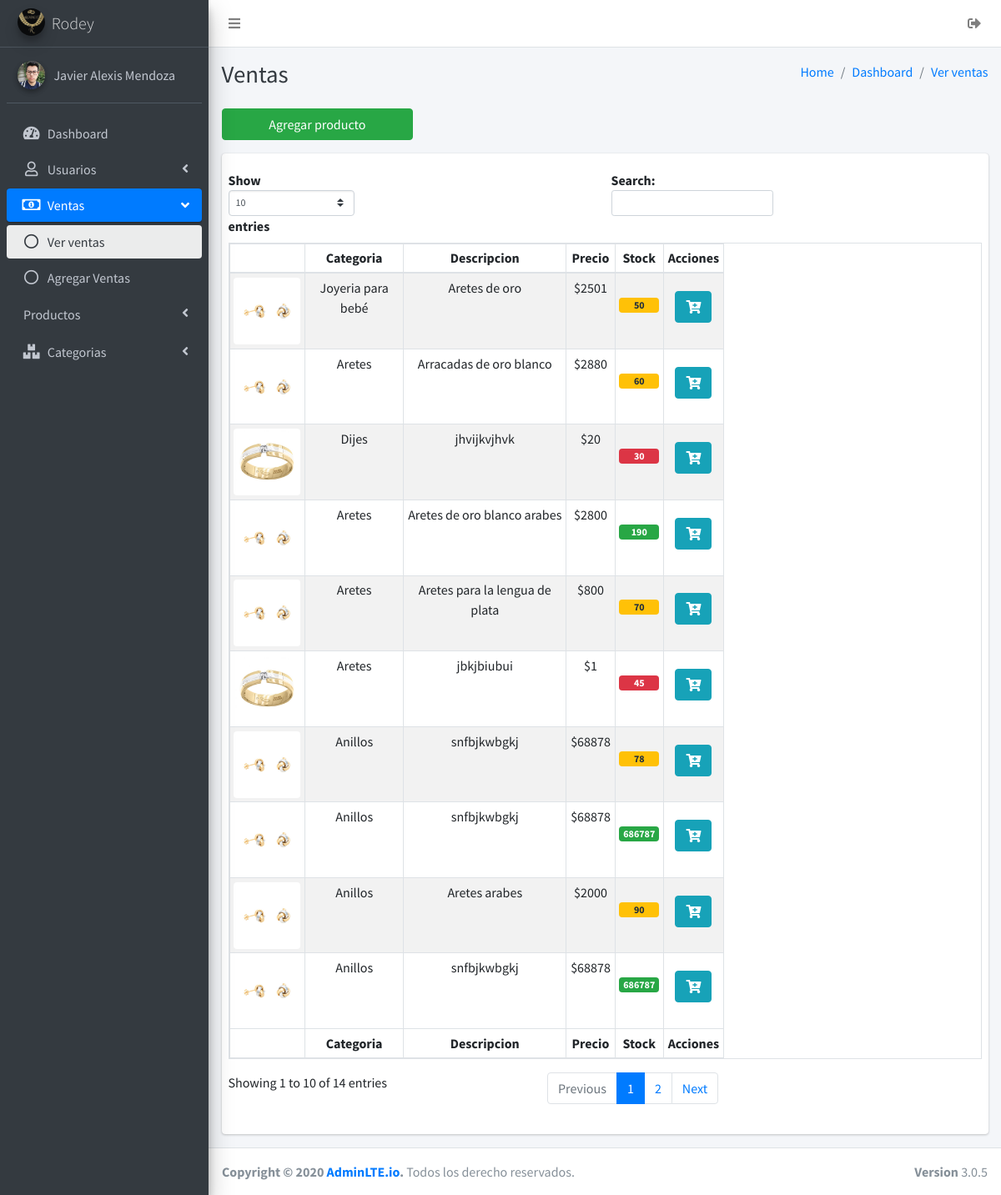
The app's page /ventas/ventas.php (signed in), older data.
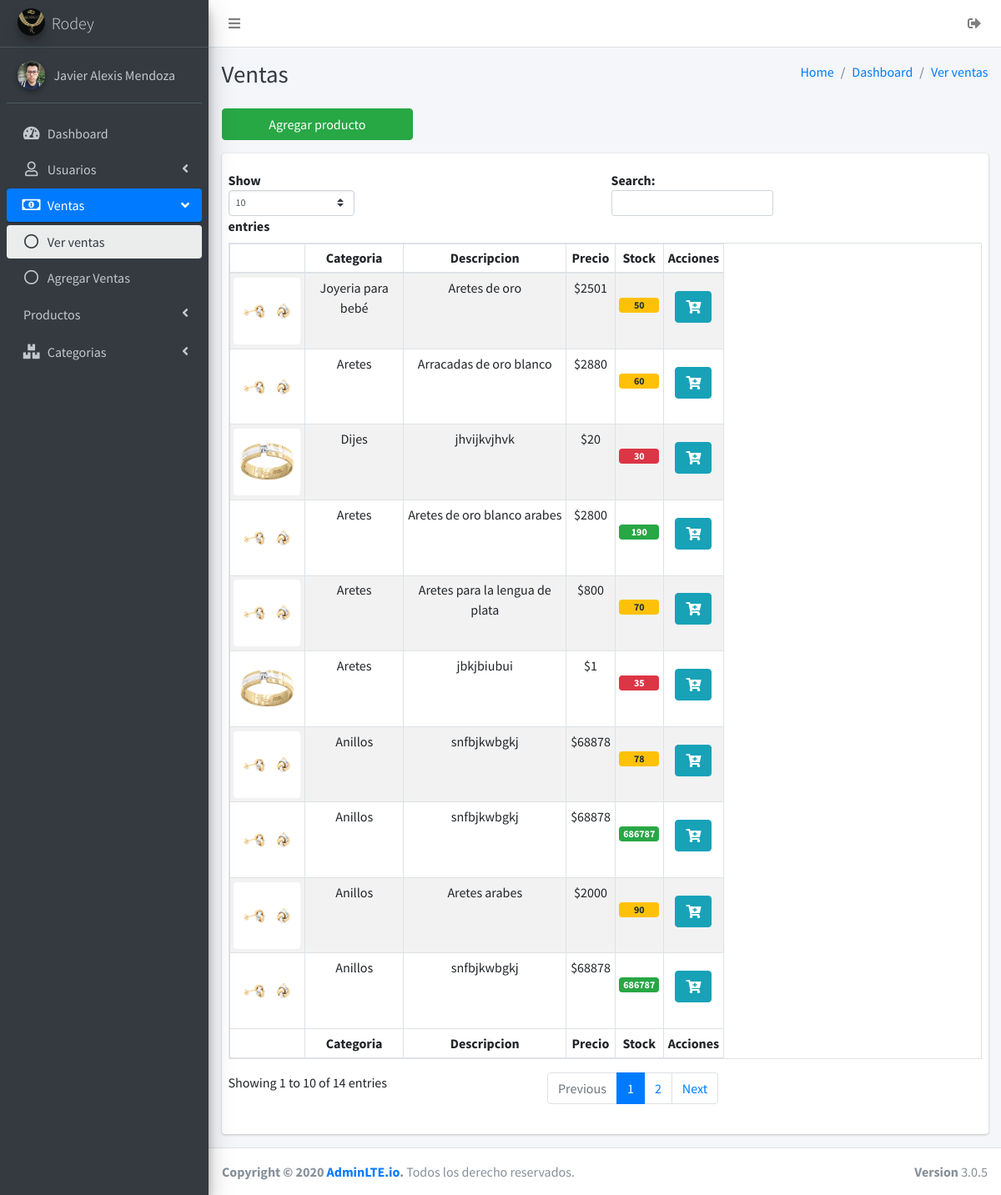
The same page, newer data.
### tables this page shows
CREATE TABLE `producto` (
  `idProducto` int NOT NULL AUTO_INCREMENT,
  `categoria_kf` int NOT NULL,
  `descripcion` varchar(150) NOT NULL,
  `costo_compra` float NOT NULL,
  `costo_venta` float NOT NULL,
  `cantidad_stock` int NOT NULL,
  `img_producto` varchar(200) DEFAULT NULL,
  PRIMARY KEY (`idProducto`),
  KEY `fk_producto_categoria_idx` (`categoria_kf`),
  CONSTRAINT `fk_producto_categoria` FOREIGN KEY (`categoria_kf`) REFERENCES `categoria_producto` (`idcategoria_producto`)
);

CREATE TABLE `categoria_producto` (
  `idcategoria_producto` int NOT NULL AUTO_INCREMENT,
  `categoria` varchar(45) NOT NULL,
  PRIMARY KEY (`idcategoria_producto`)
);

### ventas/ventas.php (the view, shortened to what the changed rows need)
<!DOCTYPE html>
<html>
<head>
    <link rel="stylesheet" href="../plugins/fontawesome-free/css/all.min.css">
    <link rel="stylesheet" href="https://code.ionicframework.com/ionicons/2.0.1/css/ionicons.min.css">
    <link rel="stylesheet" href="../plugins/tempusdominus-bootstrap-4/css/tempusdominus-bootstrap-4.min.css">
    <link rel="stylesheet" href="../plugins/icheck-bootstrap/icheck-bootstrap.min.css">
    <link rel="stylesheet" href="../plugins/jqvmap/jqvmap.min.css">
    <link rel="stylesheet" href="../dist/css/adminlte.min.css">
    <link rel="stylesheet" href="../plugins/overlayScrollbars/css/OverlayScrollbars.min.css">
    <link rel="stylesheet" href="../plugins/daterangepicker/daterangepicker.css">
    <link rel="stylesheet" href="../plugins/summernote/summernote-bs4.css">
</head>
<body class="hold-transition sidebar-mini layout-fixed">
    <div class="wrapper">
        <div class="content-wrapper">
            <div class="content-header">
                <div class="container-fluid">
                    <div class="row mb-2">
                        <div class="col-sm-6">
                            <h1 class="m-0 text-dark">Ventas</h1>
                        </div>
                    </div>
                </div>
            </div>
            <section class="content">
                <div class="container-fluid">
                    <?php
                    include '../conexiones/conexion.php';
                    $sql = "CALL select_tabla_productos()";
                    $resultado = $conexion->query($sql);
                    ?>
                    <div class="row">
                        <div class="col-12">
                            <div class="card">
                                <div class="card-body w-100 px-2                                                                                                                                                                                                              ">
                                    <table id="example2" class="table-sm table-hover table-responsive table table-striped table-bordered text-center">
                                        <thead>
                                            <tr>
                                                <th></th>
                                                <th>Categoria</th>
                                                <th>Descripcion</th>
                                                <th>Precio</th>
                                                <th>Stock</th>
                                                <th>Acciones</th>
                                            </tr>
                                        </thead>
                                        <tbody>
                                            <?php
                                            while ($mostrar = mysqli_fetch_array($resultado)) {
                                                $img = $mostrar['img'];
                                            ?>
                                                <tr>
                                                    <td><img src="../img_productos/<?= $img ?>" class="img-rounded" alt="" width="80"></td>
                                                    <td><?php echo $mostrar['categoria'] ?></td>
                                                    <td><?php echo $mostrar['descripcion'] ?></td>
                                                    <td><?php echo '$' . $mostrar['costo'] ?></td>
                                                    <td><span class="badge mt-4 <?= ($mostrar['stock'] < 50) ? "badge-danger" : (($mostrar['stock'] < 100) ? "badge-warning" : "badge-success") ?> d-block"><?php echo $mostrar['stock'] ?></span></td>
                                                    <td>
                                                        <div class="btn-group btn-group mt-3">
                                                            <a class="btn btn-info" href=""><i class="fas fa-cart-plus"></i></a>
                                                        </div>
                                                    </td>
                                                </tr>
                                            <?php } ?>
                                        </tbody>
                                        <tfoot>
                                            <tr>
                                                <th></th>
                                                <th>Categoria</th>
                                                <th>Descripcion</th>
                                                <th>Precio</th>
                                                <th>Stock</th>
                                                <th>Acciones</th>
                                            </tr>
                                        </tfoot>
                                    </table>
                                </div>
                            </div>
                        </div>
                    </div>
                </div>
            </section>
        </div>
    </div>
</body>
</html>

Row changes from the older to the newer data that the page shows:
changed producto "jbkjbiubui": cantidad_stock "45" → "35"
